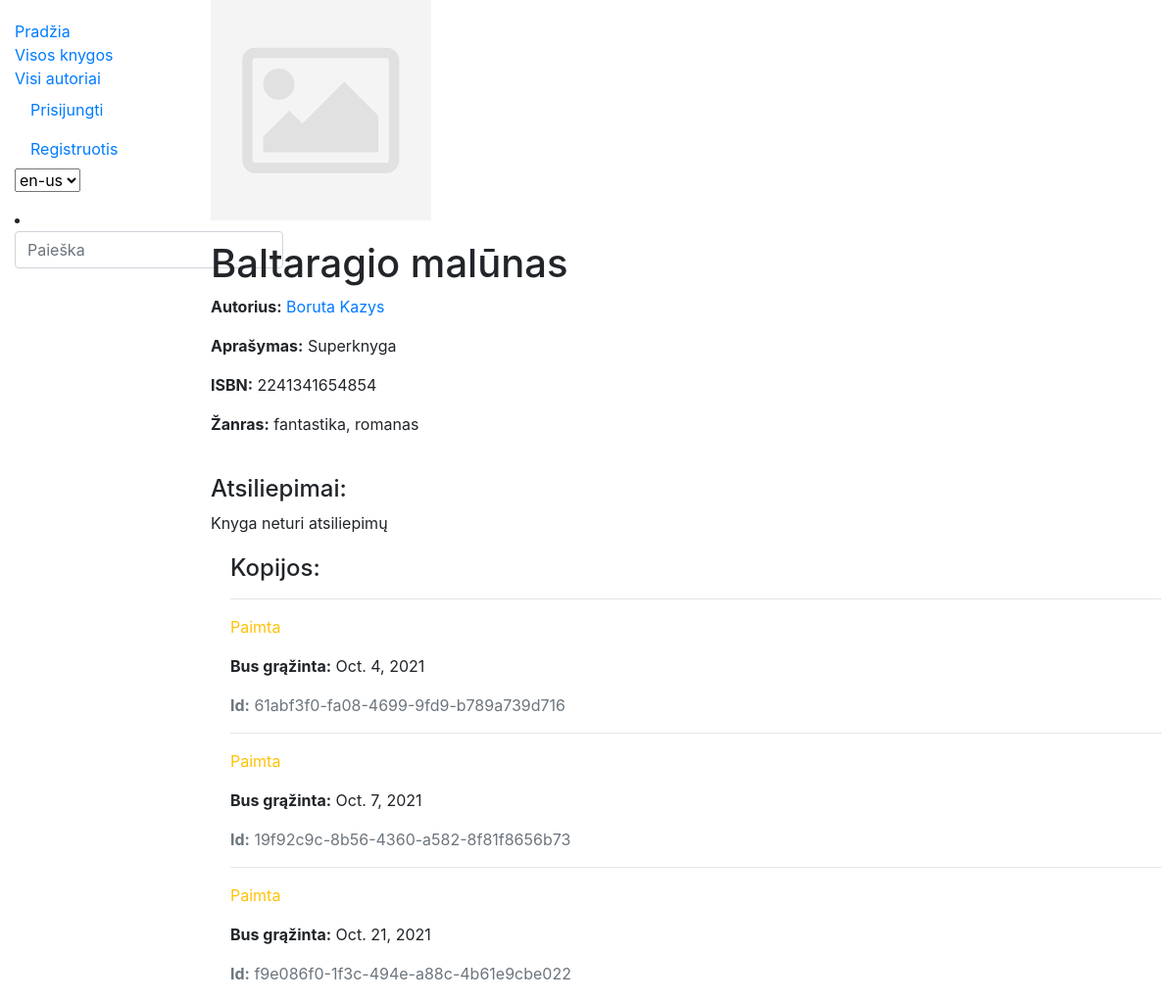
The app's page /library/books/1, older data.
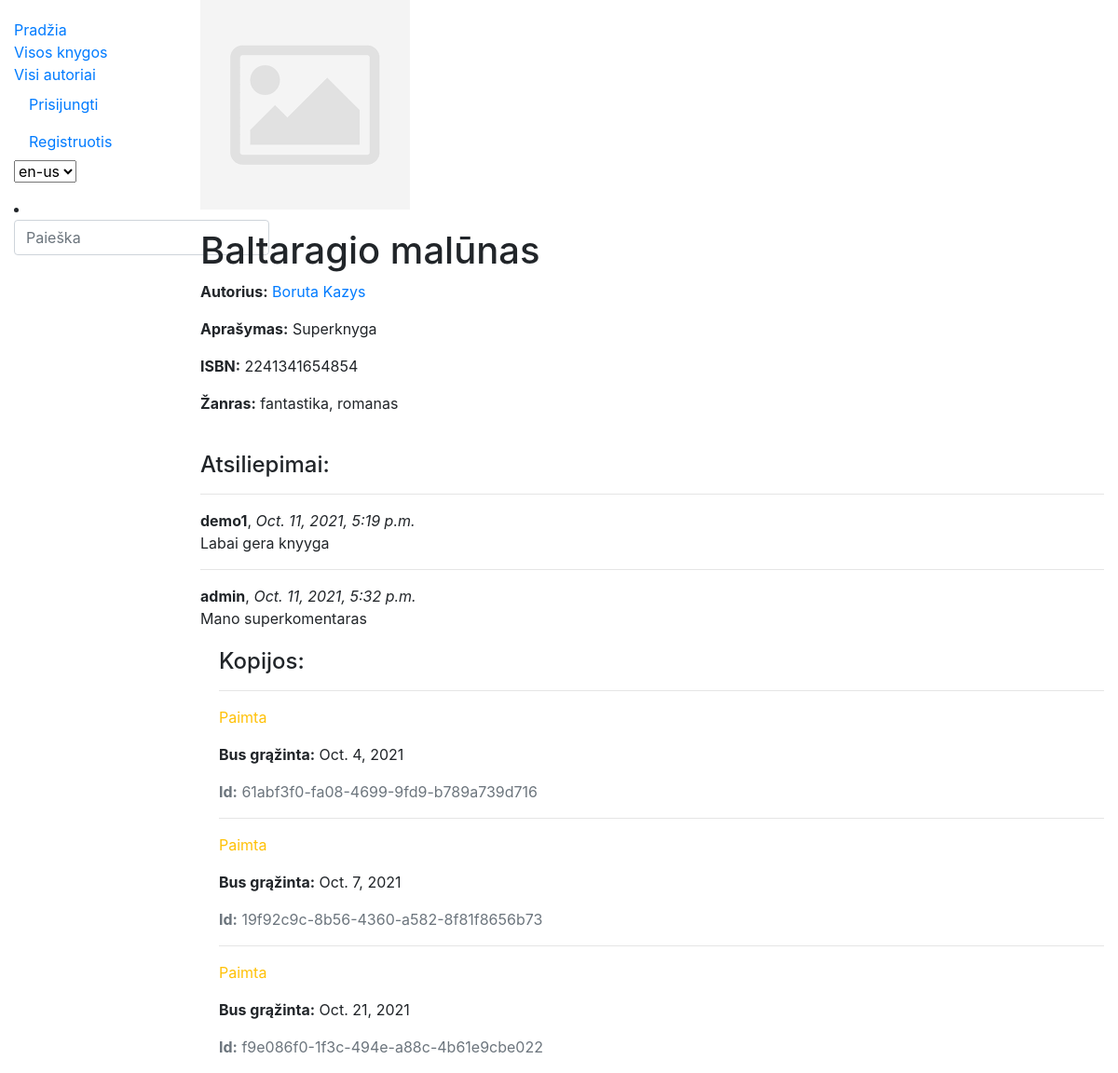
The same page, newer data.
### library/models.py (models this page shows, shortened)
class BookInstance(models.Model):
    id = models.UUIDField(primary_key=True, default=uuid.uuid4, help_text='Unikalus ID knygos kopijai')
    book = models.ForeignKey('Book', on_delete=models.SET_NULL, null=True)
    due_back = models.DateField('Bus prieinama', null=True, blank=True)
    reader = models.ForeignKey(User, on_delete=models.SET_NULL, null=True, blank=True)
    LOAN_STATUS = (
        ('a', 'Administruojama'),
        ('p', 'Paimta'),
        ('g', 'Galima paimti'),
        ('r', 'Rezervuota'),
    )
    status = models.CharField(
        max_length=1,
        choices=LOAN_STATUS,
        blank=True,
        default='p',
        help_text='Statusas',
    )
    class Meta:
        ordering = ['due_back']
        verbose_name = 'Knygos egzempliorius'
        verbose_name_plural = 'Knygų egzemplioriai'

class BookReview(models.Model):
    book = models.ForeignKey('Book', on_delete=models.SET_NULL, null=True, blank=True)
    reviewer = models.ForeignKey(User, on_delete=models.SET_NULL, null=True, blank=True)
    date_created = models.DateTimeField(auto_now_add=True)
    content = models.TextField('Atsiliepimas', max_length=2000)

### library/views.py (the view, shortened to what this page needs)
# urls.py: path('books/<int:pk>', views.BookDetailView.as_view(), name='book-detail'),
class BookDetailView(FormMixin, generic.DetailView):
    model = Book
    template_name = 'book_detail.html'
    form_class = BookReviewForm
    class Meta:
        ordering = ['title']
    def get_context_data(self, *args, **kwargs):
       context = super(BookDetailView, self).get_context_data(**kwargs)
       context['form'] = BookReviewForm(initial={'book': self.object})
       return context

### library/forms.py
class BookReviewForm(forms.ModelForm):
    class Meta:
        model = BookReview
        fields = ('content', 'book', 'reviewer',)
        widgets = {'book': forms.HiddenInput(), 'reviewer': forms.HiddenInput()}

### library/models.py (called while the page is built)
    def __str__(self):
        return self.name

    def __str__(self):
        return f'{self.last_name} {self.first_name}'

### library/templates/book_detail.html (shortened to what this page needs)
{% extends "base.html" %}
{% block content %}
 {% load static %}
  {% if book.cover %}
    <img src="{{ book.cover.url }}" style="margin-bottom: 20px;">
  {% else %}
    <img src="{% static 'img/no-image.png' %}" style="margin-bottom: 20px;">
  {% endif %}
  <h1>{{ book.title }}</h1>
  <p><strong>Autorius:</strong> <a href="{% url 'author' book.author.pk %}">{{ book.author }}</a></p>
  <p><strong>Aprašymas:</strong> {{ book.summary }}</p>
  <p><strong>ISBN:</strong> {{ book.isbn }}</p>
  <p><strong>Žanras:</strong> {{ book.genre.all|join:", " }}</p>
  <h4>Atsiliepimai:</h4>
  {% if book.bookreview_set.all %}
    {% for review in book.bookreview_set.all %}
      <hr>
      <strong>{{ review.reviewer }}</strong>, <em>{{ review.date_created}}</em>
      <p>{{ review.content }}</p>
    {% endfor %}
  {% else %}
    <p>Knyga neturi atsiliepimų</p>
  {% endif %}
  <div style="margin-left:20px;margin-top:20px">
    <h4>Kopijos:</h4>
    {% for copy in book.bookinstance_set.all %}
      <hr>
      <p class="{% if copy.status == 'a' %}text-success{% elif copy.status == 'm' %}text-danger{% else %}text-warning{% endif %}">
        {{ copy.get_status_display }}
      </p>
      {% if copy.status != 'a' %}
        <p><strong>Bus grąžinta:</strong> {{ copy.due_back }}</p>
      {% endif %}
      <p class="text-muted"><strong>Id:</strong> {{ copy.id }}</p>
    {% endfor %}
  </div>
{% endblock %}

Row changes from the older to the newer data that the page shows:
added BookReview: reviewer "demo1", date_created "Oct. 11, 2021, 5:19 p.m.", content "Labai gera knyyga"
added BookReview: reviewer "admin", date_created "Oct. 11, 2021, 5:32 p.m.", content "Mano superkomentaras"
Text that changed along with them:
text no longer shown: "Knyga neturi atsiliepimų"
